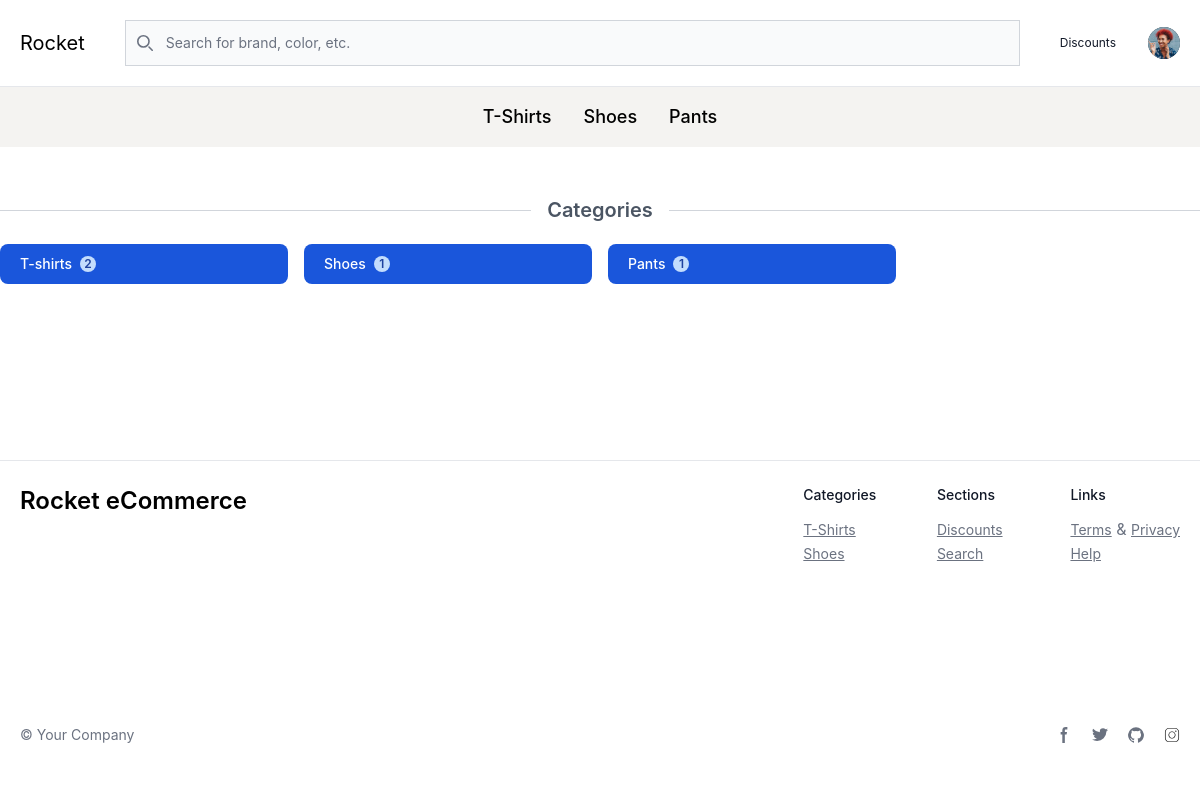
The page /category-list/ on the database its author committed.
### apps/common/models.py (models this page shows)
class BaseModel(models.Model):
    created_at = models.DateTimeField(auto_now_add=True)
    updated_at = models.DateTimeField(auto_now=True)
    class Meta:
        abstract = True

class Tag(BaseModel):
    name = models.CharField(max_length=255)
    slug = AutoSlugField(populate_from='name', unique=True)
    def __str__(self):
        return self.name

class Settings(BaseModel):
    type = models.CharField(max_length=255, choices=TypeChocies.choices, unique=True)
    value = models.TextField(null=True, blank=True)
    value_html = QuillField(null=True, blank=True)
    file = models.FileField(upload_to='hero/', null=True, blank=True)

### home/views.py (the view)
# urls.py: path('category-list/', views.category_page, name='category_list'),
def category_page(request):
    tags = Tag.objects.filter(product__in=Product.objects.all()).distinct().annotate(
        product_count=Count('product')
    ).order_by('-product_count')
    context = {
        'tags': tags
    }
    return render(request,'pages/category-list.html', context)

### home/templatetags/cart_tags.py (called while the page is built)
@register.filter(name="cart_count")
def cart_count(user):
    if user.is_authenticated:
        cart_count = Cart.objects.filter(user=user, is_ordered=False).count()
        return cart_count
    else:
        return 0

### templates/pages/category-list.html
{% extends "layouts/base-products.html" %}
{% block content %}
<div class="py-44 border-b">
    <div class="max-w-screen-2xl mx-auto">
        <div class="flex items-center justify-center mb-5 mt-5">
            <hr class="border-t border-gray-300 flex-grow mr-4">
            <h1 class="text-xl font-semibold text-center text-gray-600">Categories</h1>
            <hr class="border-t border-gray-300 flex-grow ml-4">
        </div>
        <div class="grid grid-cols-2 md:grid-cols-4 gap-4">
            {% for tag in tags %}
            <a href="{% url 'category_products' tag.slug %}" class="inline-flex items-center px-5 py-2.5 text-sm font-medium text-center text-white bg-blue-700 rounded-lg hover:bg-blue-800 focus:ring-4 focus:outline-none focus:ring-blue-300 dark:bg-blue-600 dark:hover:bg-blue-700 dark:focus:ring-blue-800">
                <span class="mr-2">{{ tag.name }}</span>
                <span class="inline-flex items-center justify-center w-4 h-4 text-xs font-semibold text-blue-800 bg-blue-200 rounded-full">{{ tag.product_count }}</span>
            </a>
            {% endfor %}
        </div>
    </div>
</div>
{% endblock %}

### templates/layouts/base-products.html (shortened to what this page needs)
{% load static cart_tags  %}
<!DOCTYPE html>
<html lang="en">
<head>
    <link rel="stylesheet" href="https://cdn.jsdelivr.net/npm/swiper@8/swiper-bundle.min.css" />
    <link rel="stylesheet" href="{% static 'dist/main.css' %}">
</head>
<body>
    <nav class="bg-white dark:bg-gray-900 fixed w-full z-20 top-0 start-0">
        <div class="max-w-screen-2xl flex flex-wrap items-center justify-between mx-auto p-5 ">
            <a href="/" class="flex items-center space-x-3 rtl:space-x-reverse">
                <span class="self-center text-xl font-normal whitespace-nowrap dark:text-white">Rocket</span>
            </a>
            <div class="flex-1 items-center justify-between hidden w-full md:flex sm:hidden md:w-auto md:order-1" id="navbar-sticky">
                <form action="{% url "search_page" %}" class="w-full mx-10">
                    <div class="relative">
                        <div class="absolute inset-y-0 start-0 flex items-center ps-3 pointer-events-none">
                        </div>
                        <input type="text" name="search" value="{{ request.GET.search }}" id="default-search" class="block w-full p-4 py-3 ps-10 text-sm text-gray-900 border border-gray-300 bg-gray-50 focus:ring-blue-500 focus:border-blue-500 dark:bg-gray-700 dark:border-gray-600 dark:placeholder-gray-400 dark:text-white dark:focus:ring-blue-500 dark:focus:border-blue-500" placeholder="Search for brand, color, etc." required />
                    </div>
                </form>
            </div>
            <div class="flex md:order-2 space-x-0 md:space-x-0 rtl:space-x-reverse">
                <ul class="flex flex-row items-center p-0 font-normal text-xs space-x-0 md:space-x-8 rtl:space-x-reverse mt-0 border-0 bg-white dark:bg-gray-800 dark:bg-gray-900 dark:border-gray-700">
                    <li>
                        <a href="{% url "discounts" %}" class="block py-2 px-3 text-gray-900 rounded hover:bg-gray-100 md:hover:bg-transparent md:hover:text-blue-700 md:p-0 md:dark:hover:text-blue-500 dark:text-white dark:hover:bg-gray-700 dark:hover:text-white md:dark:hover:bg-transparent dark:border-gray-700">Discounts</a>
                    </li>
                    <div class="flex items-center md:order-2 space-x-0 md:space-x-0 rtl:space-x-reverse">
                        <button type="button" class="flex text-sm bg-gray-800 rounded-full ms-3 md:ms-0 md:me-0 focus:ring-4 focus:ring-gray-300 dark:focus:ring-gray-600" id="user-menu-button" aria-expanded="false" data-dropdown-toggle="user-dropdown" data-dropdown-placement="bottom">
                          <img class="w-8 h-8 rounded-full" src="{% static "dist/images/users/bonnie-green.png" %}" alt="user photo">
                        </button>
                    </div>
                </ul>
            </div>
        </div>
        <div class="border-t">
            <div class="bg-[#F4F3F1] flex justify-center gap-8">
                {% for tag in tags %}
                    <a class="block text-lg font-medium py-4 border-black hover:border-b hover:border-b-2" href="{% url "home_page" tag.slug %}">{{ tag|title }}</a>
                {% endfor %}
            </div>
        </div>
    </nav>
    {% block content %}{% endblock content %}
    <footer class="bg-white dark:bg-gray-900">
        <div class="mx-auto w-full max-w-screen-2xl px-5 py-3 mt-3">
            <div class="md:flex md:justify-between">
            <div class="mb-6 md:mb-0">
                <a href="/" class="flex items-center">
                    <span class="self-center text-2xl font-semibold whitespace-nowrap dark:text-white">{{ site_name }}</span>
                </a>
            </div>
            <div class="grid grid-cols-2 gap-8 sm:gap-6 sm:grid-cols-3">
                <div>
                    <h2 class="mb-3 text-sm font-medium text-gray-900 dark:text-white">Categories</h2>
                    <ul class="text-gray-500 dark:text-gray-400 font-normal">
                        {% for tag in tags|slice:"2" %}
                        <li>
                            <a href="{% url "home_page" tag.slug %}" class="underline text-sm">{{ tag.name|title }}</a>
                        </li>
                        {% endfor %}
                    </ul>
                </div>
                <div>
                    <h2 class="mb-3 text-sm font-medium text-gray-900 dark:text-white">Sections</h2>
                    <ul class="text-gray-500 dark:text-gray-400 font-normal">
                        <li>
                            <a href="{% url "discounts" %}" class="underline text-sm">Discounts</a>
                        </li>
                        <li>
                            <a href="{% url "search_page" %}" class="underline text-sm">Search</a>
                        </li>
                    </ul>
                </div>
                <div>
                    <h2 class="mb-3 text-sm font-medium text-gray-900 dark:text-white">Links</h2>
                    <ul class="text-gray-500 dark:text-gray-400 font-normal">
                        <li>
                            <a href="{% url "terms_condition" %}" class="underline text-sm">Terms</a>
                            &amp;
                            <a href="{% url "privacy_policy" %}" class="underline text-sm">Privacy</a>
                        </li>
                        <li>
                            <a href="{% url "help" %}" class="underline text-sm">Help</a>
                        </li>
                    </ul>
                </div>
            </div>
        </div>
        <div class="sm:flex sm:items-center sm:justify-between mt-10 md:mt-40 mb-3 md:mb-8">
            <span class="text-sm text-gray-500 sm:text-center dark:text-gray-400">© {{ copyright }}</span>
            <div class="flex mt-4 sm:justify-center sm:mt-0">
                {% if social_facebook %}
                <a href="{{ social_facebook }}" class="text-gray-500 hover:text-gray-900 dark:hover:text-white">
                    <svg class="w-4 h-4" aria-hidden="true" xmlns="http://www.w3.org/2000/svg" fill="currentColor" viewBox="0 0 8 19">
                        <path fill-rule="evenodd" d="M6.135 3H8V0H6.135a4.147 4.147 0 0 0-4.142 4.142V6H0v3h2v9.938h3V9h2.021l.592-3H5V3.591A.6.6 0 0 1 5.592 3h.543Z" clip-rule="evenodd"/>
                    </svg>
                </a>
                {% endif %}
                {% if social_twitter %}
                <a href="{{ social_twitter }}" class="text-gray-500 hover:text-gray-900 dark:hover:text-white ms-5">
                </a>
                {% endif %}
                {% if social_github %}
                <a href="{{ social_github }}" class="text-gray-500 hover:text-gray-900 dark:hover:text-white ms-5">
                </a>
                {% endif %}
                {% if social_instagram %}
                <a href="{{ social_instagram }}" class="text-gray-500 hover:text-gray-900 dark:hover:text-white ms-5">
                </a>
                {% endif %}
            </div>
        </div>
        </div>
    </footer>
</body>
</html>

### rows shown on the page
Tag: name "T-Shirts", name "T-shirts", product_count "2"
Tag: name "Shoes", product_count "1"
Tag: name "Pants", product_count "1"
Settings: value "Rocket eCommerce"
Settings: value "Your Company"
